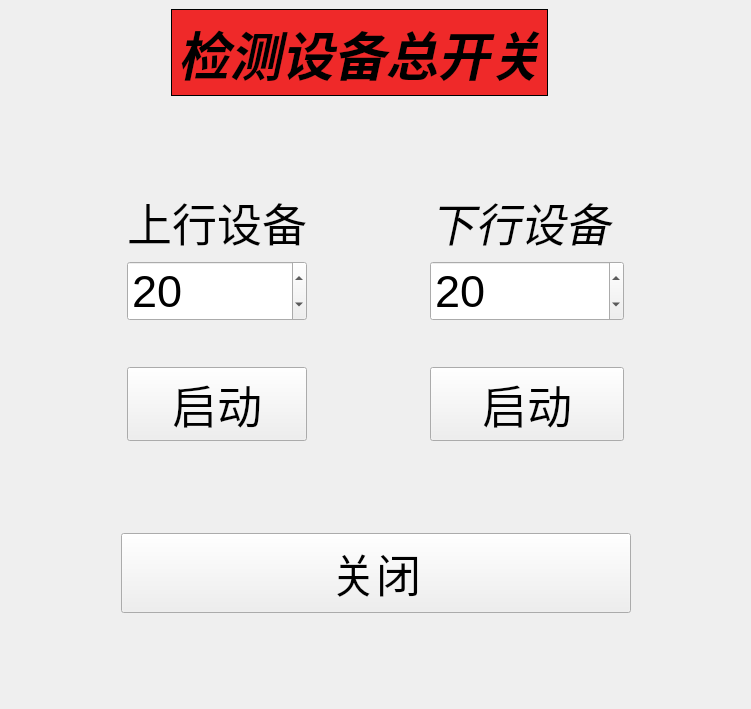
<?xml version="1.0" encoding="UTF-8"?>
<ui version="4.0">
 <class>MainWindow</class>
 <widget class="QMainWindow" name="MainWindow">
  <property name="geometry">
   <rect>
    <x>0</x>
    <y>0</y>
    <width>751</width>
    <height>709</height>
   </rect>
  </property>
  <property name="font">
   <font>
    <pointsize>34</pointsize>
    <italic>true</italic>
   </font>
  </property>
  <property name="windowTitle">
   <string>MainWindow</string>
  </property>
  <widget class="QWidget" name="centralwidget">
   <layout class="QGridLayout" name="gridLayout">
    <item row="0" column="0">
     <layout class="QHBoxLayout" name="horizontalLayout_2">
      <item>
       <spacer name="horizontalSpacer_4">
        <property name="orientation">
         <enum>Qt::Horizontal</enum>
        </property>
        <property name="sizeHint" stdset="0">
         <size>
          <width>40</width>
          <height>20</height>
         </size>
        </property>
       </spacer>
      </item>
      <item>
       <widget class="QLabel" name="label">
        <property name="font">
         <font>
          <pointsize>39</pointsize>
          <italic>true</italic>
          <bold>true</bold>
         </font>
        </property>
        <property name="styleSheet">
         <string notr="true">background-color: rgb(239, 41, 41);</string>
        </property>
        <property name="frameShape">
         <enum>QFrame::Box</enum>
        </property>
        <property name="text">
         <string>检测设备总开关</string>
        </property>
        <property name="alignment">
         <set>Qt::AlignCenter</set>
        </property>
       </widget>
      </item>
      <item>
       <spacer name="horizontalSpacer_5">
        <property name="orientation">
         <enum>Qt::Horizontal</enum>
        </property>
        <property name="sizeHint" stdset="0">
         <size>
          <width>40</width>
          <height>20</height>
         </size>
        </property>
       </spacer>
      </item>
     </layout>
    </item>
    <item row="0" column="1">
     <spacer name="verticalSpacer_4">
      <property name="orientation">
       <enum>Qt::Vertical</enum>
      </property>
      <property name="sizeHint" stdset="0">
       <size>
        <width>20</width>
        <height>77</height>
       </size>
      </property>
     </spacer>
    </item>
    <item row="1" column="1" colspan="2">
     <spacer name="verticalSpacer_3">
      <property name="orientation">
       <enum>Qt::Vertical</enum>
      </property>
      <property name="sizeHint" stdset="0">
       <size>
        <width>20</width>
        <height>76</height>
       </size>
      </property>
     </spacer>
    </item>
    <item row="2" column="0" colspan="3">
     <layout class="QHBoxLayout" name="horizontalLayout">
      <item>
       <spacer name="horizontalSpacer_2">
        <property name="orientation">
         <enum>Qt::Horizontal</enum>
        </property>
        <property name="sizeHint" stdset="0">
         <size>
          <width>40</width>
          <height>20</height>
         </size>
        </property>
       </spacer>
      </item>
      <item>
       <layout class="QVBoxLayout" name="verticalLayout">
        <item>
         <widget class="QLabel" name="label_2">
          <property name="font">
           <font>
            <pointsize>34</pointsize>
            <italic>false</italic>
           </font>
          </property>
          <property name="text">
           <string>上行设备</string>
          </property>
         </widget>
        </item>
        <item>
         <widget class="QSpinBox" name="spinBox">
          <property name="font">
           <font>
            <pointsize>34</pointsize>
            <italic>false</italic>
            <kerning>true</kerning>
           </font>
          </property>
          <property name="value">
           <number>20</number>
          </property>
         </widget>
        </item>
        <item>
         <spacer name="verticalSpacer">
          <property name="orientation">
           <enum>Qt::Vertical</enum>
          </property>
          <property name="sizeHint" stdset="0">
           <size>
            <width>20</width>
            <height>40</height>
           </size>
          </property>
         </spacer>
        </item>
        <item>
         <widget class="QPushButton" name="pushButton">
          <property name="font">
           <font>
            <pointsize>34</pointsize>
            <italic>false</italic>
            <kerning>true</kerning>
           </font>
          </property>
          <property name="text">
           <string>启动</string>
          </property>
         </widget>
        </item>
       </layout>
      </item>
      <item>
       <spacer name="horizontalSpacer">
        <property name="orientation">
         <enum>Qt::Horizontal</enum>
        </property>
        <property name="sizeHint" stdset="0">
         <size>
          <width>40</width>
          <height>20</height>
         </size>
        </property>
       </spacer>
      </item>
      <item>
       <layout class="QVBoxLayout" name="verticalLayout_2">
        <item>
         <widget class="QLabel" name="label_3">
          <property name="text">
           <string>下行设备</string>
          </property>
         </widget>
        </item>
        <item>
         <widget class="QSpinBox" name="spinBox_2">
          <property name="font">
           <font>
            <pointsize>34</pointsize>
            <italic>false</italic>
            <kerning>true</kerning>
           </font>
          </property>
          <property name="value">
           <number>20</number>
          </property>
         </widget>
        </item>
        <item>
         <spacer name="verticalSpacer_2">
          <property name="orientation">
           <enum>Qt::Vertical</enum>
          </property>
          <property name="sizeHint" stdset="0">
           <size>
            <width>20</width>
            <height>40</height>
           </size>
          </property>
         </spacer>
        </item>
        <item>
         <widget class="QPushButton" name="pushButton_2">
          <property name="font">
           <font>
            <pointsize>34</pointsize>
            <italic>false</italic>
            <kerning>true</kerning>
           </font>
          </property>
          <property name="text">
           <string>启动</string>
          </property>
         </widget>
        </item>
       </layout>
      </item>
      <item>
       <spacer name="horizontalSpacer_3">
        <property name="orientation">
         <enum>Qt::Horizontal</enum>
        </property>
        <property name="sizeHint" stdset="0">
         <size>
          <width>40</width>
          <height>20</height>
         </size>
        </property>
       </spacer>
      </item>
     </layout>
    </item>
    <item row="3" column="1">
     <spacer name="verticalSpacer_5">
      <property name="orientation">
       <enum>Qt::Vertical</enum>
      </property>
      <property name="sizeHint" stdset="0">
       <size>
        <width>20</width>
        <height>76</height>
       </size>
      </property>
     </spacer>
    </item>
    <item row="4" column="0" colspan="3">
     <layout class="QHBoxLayout" name="horizontalLayout_3">
      <item>
       <spacer name="horizontalSpacer_6">
        <property name="orientation">
         <enum>Qt::Horizontal</enum>
        </property>
        <property name="sizeHint" stdset="0">
         <size>
          <width>40</width>
          <height>20</height>
         </size>
        </property>
       </spacer>
      </item>
      <item>
       <widget class="QPushButton" name="pushButton_3">
        <property name="minimumSize">
         <size>
          <width>510</width>
          <height>80</height>
         </size>
        </property>
        <property name="font">
         <font>
          <pointsize>34</pointsize>
          <italic>false</italic>
          <kerning>true</kerning>
         </font>
        </property>
        <property name="text">
         <string>关闭</string>
        </property>
        <property name="checkable">
         <bool>true</bool>
        </property>
       </widget>
      </item>
      <item>
       <spacer name="horizontalSpacer_7">
        <property name="orientation">
         <enum>Qt::Horizontal</enum>
        </property>
        <property name="sizeHint" stdset="0">
         <size>
          <width>40</width>
          <height>20</height>
         </size>
        </property>
       </spacer>
      </item>
     </layout>
    </item>
    <item row="5" column="1">
     <spacer name="verticalSpacer_6">
      <property name="orientation">
       <enum>Qt::Vertical</enum>
      </property>
      <property name="sizeHint" stdset="0">
       <size>
        <width>20</width>
        <height>76</height>
       </size>
      </property>
     </spacer>
    </item>
   </layout>
  </widget>
 </widget>
 <resources/>
 <connections/>
</ui>
